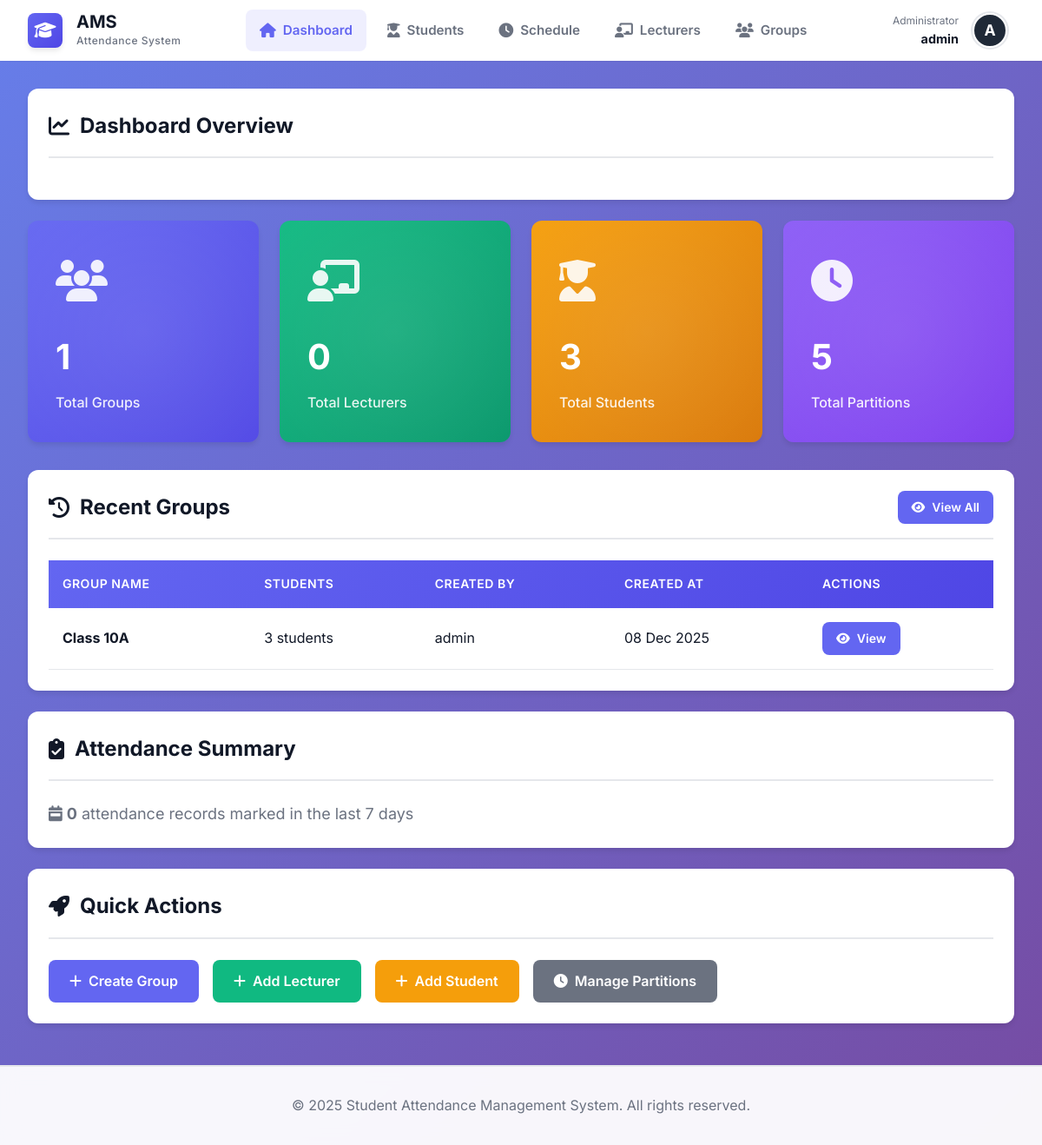
/admin/dashboard.php (signed in), run on an earlier commit of the app's database.
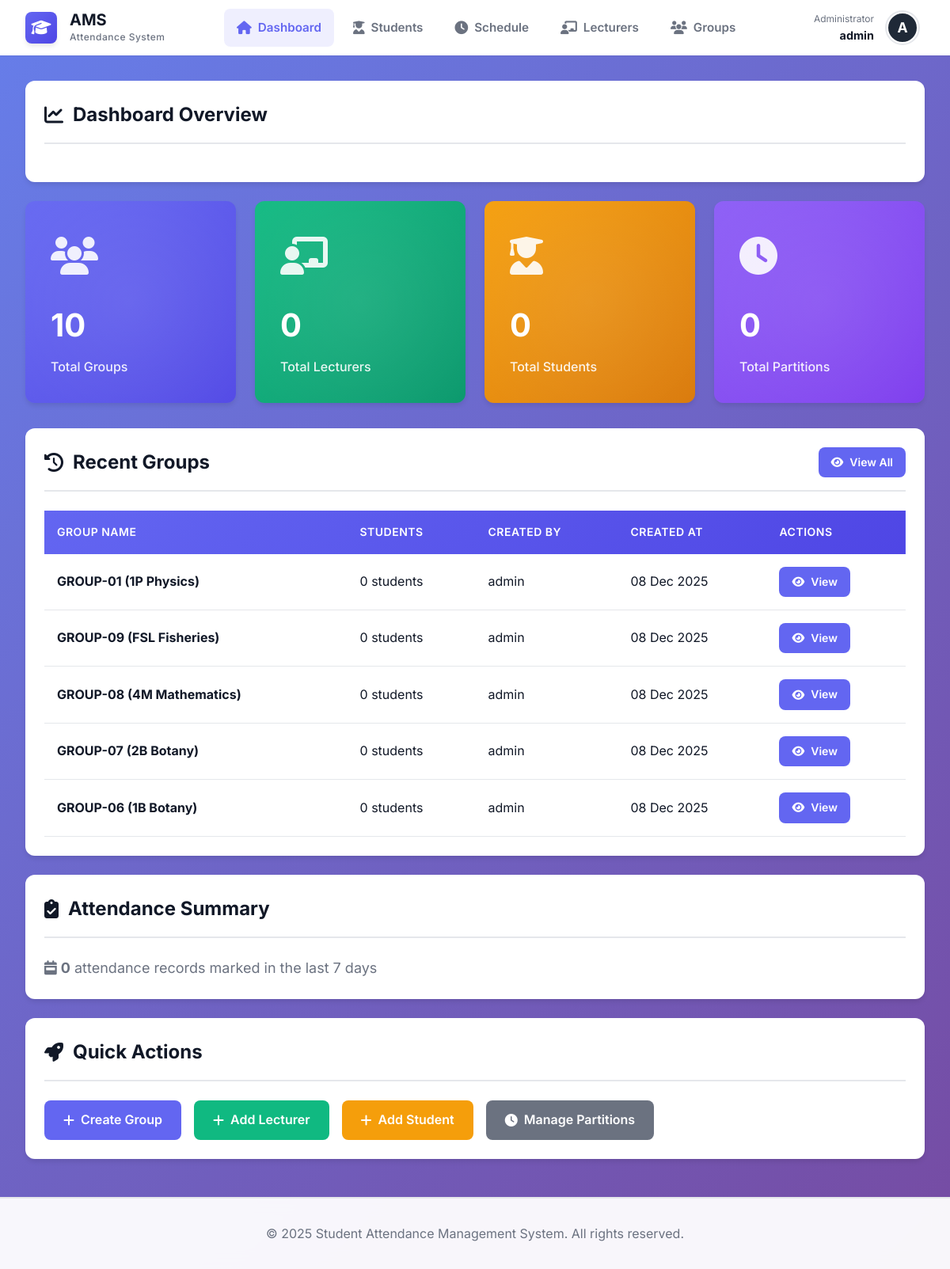
And on a later commit of the database.
### tables this page shows
CREATE TABLE groups (
    id INT AUTO_INCREMENT PRIMARY KEY,
    name VARCHAR(100) NOT NULL,
    created_by INT NOT NULL,
    created_at TIMESTAMP DEFAULT CURRENT_TIMESTAMP,
    FOREIGN KEY (created_by) REFERENCES users(id) ON DELETE CASCADE,
    INDEX idx_created_by (created_by)
);

CREATE TABLE users (
    id INT AUTO_INCREMENT PRIMARY KEY,
    username VARCHAR(50) UNIQUE NOT NULL,
    password VARCHAR(255) NOT NULL,
    role ENUM('admin', 'teacher') NOT NULL,
    created_at TIMESTAMP DEFAULT CURRENT_TIMESTAMP,
    INDEX idx_username (username),
    INDEX idx_role (role)
);

### includes/functions.php (called while the page is built, shortened)
<?php
function isLoggedIn() {
    return isset($_SESSION['user_id']) && isset($_SESSION['role']);
}
function isAdmin() {
    return isLoggedIn() && $_SESSION['role'] === 'admin';
}
function formatDate($date) {
    return date('d M Y', strtotime($date));
}
?>

### admin/dashboard.php (the view, shortened to what this page needs)
<?php
$baseUrl = '..';
require_once '../includes/header.php';
try {
    $stmt = $pdo->query("SELECT COUNT(*) FROM groups");
    $totalGroups = $stmt->fetchColumn();
    $stmt = $pdo->query("SELECT COUNT(*) FROM lecturers");
    $totalLecturers = $stmt->fetchColumn();
    $stmt = $pdo->query("SELECT COUNT(*) FROM students");
    $totalStudents = $stmt->fetchColumn();
    $stmt = $pdo->query("SELECT COUNT(*) FROM partitions");
    $totalPartitions = $stmt->fetchColumn();
    $stmt = $pdo->query("
        SELECT COUNT(*) FROM attendance
        WHERE date >= DATE_SUB(CURDATE(), INTERVAL 7 DAY)
    ");
    $recentAttendance = $stmt->fetchColumn();
    $stmt = $pdo->query("
        SELECT g.*, u.username as created_by_name,
               (SELECT COUNT(*) FROM students WHERE group_id = g.id) as student_count
        FROM groups g
        JOIN users u ON g.created_by = u.id
        ORDER BY g.created_at DESC
        LIMIT 5
    ");
    $recentGroups = $stmt->fetchAll();
} catch (PDOException $e) {
    setFlashMessage('danger', 'Error loading dashboard data.');
    $totalGroups = $totalLecturers = $totalStudents = $totalPartitions = $recentAttendance = 0;
    $recentGroups = [];
}
?>
<div class="card">
    <div class="card-header">
        <h2><i class="fas fa-chart-line"></i> Dashboard Overview</h2>
    </div>
</div>
<div class="stats-grid">
    <div class="stat-card">
        <div class="stat-icon">
            <i class="fas fa-users"></i>
        </div>
        <div class="stat-value"><?php echo $totalGroups; ?></div>
        <div class="stat-label">Total Groups</div>
    </div>
    <div class="stat-card">
        <div class="stat-icon">
            <i class="fas fa-chalkboard-teacher"></i>
        </div>
        <div class="stat-value"><?php echo $totalLecturers; ?></div>
        <div class="stat-label">Total Lecturers</div>
    </div>
    <div class="stat-card">
        <div class="stat-icon">
            <i class="fas fa-user-graduate"></i>
        </div>
        <div class="stat-value"><?php echo $totalStudents; ?></div>
        <div class="stat-label">Total Students</div>
    </div>
    <div class="stat-card">
        <div class="stat-icon">
            <i class="fas fa-clock"></i>
        </div>
        <div class="stat-value"><?php echo $totalPartitions; ?></div>
        <div class="stat-label">Total Partitions</div>
    </div>
</div>
<div class="card">
    <div class="card-header">
        <h2><i class="fas fa-history"></i> Recent Groups</h2>
        <a href="groups.php" class="btn btn-primary btn-sm">
            <i class="fas fa-eye"></i> View All
        </a>
    </div>
    <div class="card-body">
        <?php if (empty($recentGroups)): ?>
            <p class="text-center" style="color: var(--text-secondary); padding: 2rem;">
                <i class="fas fa-info-circle"></i> No groups created yet.
            </p>
        <?php else: ?>
            <div class="table-responsive">
                <table>
                    <thead>
                        <tr>
                            <th>Group Name</th>
                            <th>Students</th>
                            <th>Created By</th>
                            <th>Created At</th>
                            <th>Actions</th>
                        </tr>
                    </thead>
                    <tbody>
                        <?php foreach ($recentGroups as $group): ?>
                        <tr>
                            <td><strong><?php echo htmlspecialchars($group['name']); ?></strong></td>
                            <td><?php echo $group['student_count']; ?> students</td>
                            <td><?php echo htmlspecialchars($group['created_by_name']); ?></td>
                            <td><?php echo formatDate($group['created_at']); ?></td>
                            <td>
                                <a href="groups.php?view=<?php echo $group['id']; ?>" class="btn btn-sm btn-primary">
                                    <i class="fas fa-eye"></i> View
                                </a>
                            </td>
                        </tr>
                        <?php endforeach; ?>
                    </tbody>
                </table>
            </div>
        <?php endif; ?>
    </div>
</div>
<div class="card">
    <div class="card-header">
        <h2><i class="fas fa-clipboard-check"></i> Attendance Summary</h2>
    </div>
    <div class="card-body">
        <p style="font-size: 1.125rem; color: var(--text-secondary);">
            <i class="fas fa-calendar-week"></i>
            <strong><?php echo $recentAttendance; ?></strong> attendance records marked in the last 7 days
        </p>
    </div>
</div>
<div class="card">
    <div class="card-header">
        <h2><i class="fas fa-rocket"></i> Quick Actions</h2>
    </div>
    <div class="card-body">
        <div class="d-flex gap-2" style="flex-wrap: wrap;">
            <a href="groups.php?action=create" class="btn btn-primary">
                <i class="fas fa-plus"></i> Create Group
            </a>
            <a href="lecturers.php?action=create" class="btn btn-success">
                <i class="fas fa-plus"></i> Add Lecturer
            </a>
            <a href="students.php?action=create" class="btn btn-warning">
                <i class="fas fa-plus"></i> Add Student
            </a>
            <a href="partitions.php" class="btn btn-secondary">
                <i class="fas fa-clock"></i> Manage Partitions
            </a>
        </div>
    </div>
</div>
<?php require_once '../includes/footer.php'; ?>

### includes/header.php (shortened to what this page needs)
<?php
require_once __DIR__ . '/functions.php';
?>
<!DOCTYPE html>
<html lang="en">
<head>
    <link rel="stylesheet" href="https://cdnjs.cloudflare.com/ajax/libs/font-awesome/6.4.0/css/all.min.css">
    <link rel="stylesheet" href="<?php echo isset($baseUrl) ? $baseUrl : ''; ?>/css/style.css">
</head>
<body>
    <?php if (isLoggedIn()):
        $currentScript = basename($_SERVER['PHP_SELF']);
    ?>
    <header class="app-header">
        <div class="header-container">
            <a href="#" class="logo-area">
                <div class="logo-icon">
                    <i class="fas fa-graduation-cap"></i>
                </div>
                <div class="logo-text">
                    <span class="app-name">AMS</span>
                    <span class="app-label">Attendance System</span>
                </div>
            </a>
            <nav class="main-nav">
                <ul>
                    <?php if (isAdmin()): ?>
                        <li><a href="<?php echo isset($baseUrl) ? $baseUrl : ''; ?>/admin/dashboard.php" class="<?php echo $currentScript == 'dashboard.php' ? 'active' : ''; ?>"><i class="fas fa-home"></i><span>Dashboard</span></a></li>
                        <li><a href="<?php echo isset($baseUrl) ? $baseUrl : ''; ?>/admin/students.php" class="<?php echo $currentScript == 'students.php' ? 'active' : ''; ?>"><i class="fas fa-user-graduate"></i><span>Students</span></a></li>
                        <li><a href="<?php echo isset($baseUrl) ? $baseUrl : ''; ?>/admin/partitions.php" class="<?php echo $currentScript == 'partitions.php' ? 'active' : ''; ?>"><i class="fas fa-clock"></i><span>Schedule</span></a></li>
                        <li><a href="<?php echo isset($baseUrl) ? $baseUrl : ''; ?>/admin/lecturers.php" class="<?php echo $currentScript == 'lecturers.php' ? 'active' : ''; ?>"><i class="fas fa-chalkboard-teacher"></i><span>Lecturers</span></a></li>
                        <li><a href="<?php echo isset($baseUrl) ? $baseUrl : ''; ?>/admin/groups.php" class="<?php echo $currentScript == 'groups.php' ? 'active' : ''; ?>"><i class="fas fa-users"></i><span>Groups</span></a></li>
                    <?php endif; ?>
                </ul>
            </nav>
            <div class="user-area">
                <div class="user-info">
                    <span class="user-role"><?php echo isAdmin() ? 'Administrator' : 'Lecturer'; ?></span>
                    <span class="user-name"><?php echo htmlspecialchars($_SESSION['username']); ?></span>
                </div>
                <div class="user-avatar">
                   <?php echo strtoupper(substr($_SESSION['username'], 0, 1)); ?>
                </div>
            </div>
        </div>
    </header>
    <?php endif; ?>
    <div class="main-content">
        <div class="container">

### includes/footer.php (shortened to what this page needs)
    </div>
    <footer class="footer">
        <p>&copy; <?php echo date('Y'); ?> <?php echo APP_NAME; ?>. All rights reserved.</p>
    </footer>
</body>
</html>

### css/style.css (style rules this page uses)
:root { --primary-color: #6366f1; --primary-dark: #4f46e5; --primary-light: #818cf8; --secondary-color: #8b5cf6; --success-color: #10b981; --danger-color: #ef4444; --warning-color: #f59e0b; --info-color: #3b82f6; --dark-color: #1f2937; --light-color: #f9fafb; --border-color: #e5e7eb; --text-primary: #111827; --text-secondary: #6b7280; --shadow-sm: 0 1px 2px 0 rgba(0, 0, 0, 0.05); --shadow-md: 0 4px 6px -1px rgba(0, 0, 0, 0.1); --shadow-lg: 0 10px 15px -3px rgba(0, 0, 0, 0.1); --shadow-xl: 0 20px 25px -5px rgba(0, 0, 0, 0.1); --radius-sm: 0.375rem; --radius-md: 0.5rem; --radius-lg: 0.75rem; --transition: all 0.3s cubic-bezier(0.4, 0, 0.2, 1); }
* { margin: 0; padding: 0; box-sizing: border-box; }
body { font-family: 'Inter', -apple-system, BlinkMacSystemFont, 'Segoe UI', Roboto, sans-serif; background: linear-gradient(135deg, #667eea 0%, #764ba2 100%); min-height: 100vh; color: var(--text-primary); line-height: 1.6; }
.container { max-width: 1400px; margin: 2rem auto; padding: 0 2rem; min-height: calc(100vh - 200px); }
.card { background: white; border-radius: var(--radius-lg); box-shadow: var(--shadow-md); padding: 1.5rem; margin-bottom: 1.5rem; transition: var(--transition); }
.card-header { display: flex; justify-content: space-between; align-items: center; margin-bottom: 1.5rem; padding-bottom: 1rem; border-bottom: 2px solid var(--border-color); }
.card-header h2 { font-size: 1.5rem; color: var(--text-primary); display: flex; align-items: center; gap: 0.75rem; }
.card-body { padding: 0; }
.stats-grid { display: grid; grid-template-columns: repeat(auto-fit, minmax(250px, 1fr)); gap: 1.5rem; margin-bottom: 2rem; }
.stat-card { background: linear-gradient(135deg, var(--primary-color), var(--primary-dark)); color: white; padding: 2rem; border-radius: var(--radius-lg); box-shadow: var(--shadow-md); transition: var(--transition); position: relative; overflow: hidden; }
.stat-card::before { content: ''; position: absolute; top: -50%; right: -50%; width: 200%; height: 200%; background: radial-gradient(circle, rgba(255, 255, 255, 0.1) 0%, transparent 70%); animation: pulse 3s ease-in-out infinite; }
.stat-card:nth-child(2) { background: linear-gradient(135deg, var(--success-color), #059669); }
.stat-card:nth-child(3) { background: linear-gradient(135deg, var(--warning-color), #d97706); }
.stat-card:nth-child(4) { background: linear-gradient(135deg, var(--secondary-color), #7c3aed); }
.stat-icon { font-size: 3rem; opacity: 0.9; margin-bottom: 1rem; }
.stat-value { font-size: 2.5rem; font-weight: 700; margin-bottom: 0.5rem; }
.stat-label { font-size: 1rem; opacity: 0.9; font-weight: 500; }
.btn { padding: 0.75rem 1.5rem; border: none; border-radius: var(--radius-md); font-size: 1rem; font-weight: 600; cursor: pointer; transition: var(--transition); display: inline-flex; align-items: center; gap: 0.5rem; text-decoration: none; font-family: inherit; }
.btn-primary { background: var(--primary-color); color: white; }
.btn-success { background: var(--success-color); color: white; }
.btn-warning { background: var(--warning-color); color: white; }
.btn-secondary { background: var(--text-secondary); color: white; }
.btn-sm { padding: 0.5rem 1rem; font-size: 0.875rem; }
.table-responsive { overflow-x: auto; margin-top: 1rem; }
table { width: 100%; border-collapse: collapse; background: white; }
thead { background: linear-gradient(135deg, var(--primary-color), var(--primary-dark)); color: white; }
th { padding: 1rem; text-align: left; font-weight: 600; font-size: 0.875rem; text-transform: uppercase; letter-spacing: 0.5px; }
td { padding: 1rem; border-bottom: 1px solid var(--border-color); }
tbody tr { transition: var(--transition); }
.footer { background: rgba(255, 255, 255, 0.95); backdrop-filter: blur(10px); padding: 2rem; text-align: center; color: var(--text-secondary); border-top: 2px solid var(--border-color); margin-top: 3rem; }
.d-flex { display: flex; }
.gap-2 { gap: 1rem; }

What changed in the data, as far as the page shows it:
changed groups: name "Class 10A" → "GROUP-01 (1P Physics)"; student_count "3" → "0"
added groups: name "GROUP-09 (FSL Fisheries)", student_count "0", created_by.username "admin", created_at "08 Dec 2025"
added groups: name "GROUP-08 (4M Mathematics)", student_count "0", created_by.username "admin", created_at "08 Dec 2025"
added groups: name "GROUP-07 (2B Botany)", student_count "0", created_by.username "admin", created_at "08 Dec 2025"
added groups: name "GROUP-06 (1B Botany)", student_count "0", created_by.username "admin", created_at "08 Dec 2025"
Also different on the page:
$totalGroups: "1" → "10"
$totalStudents: "3" → "0"
$totalPartitions: "5" → "0"
